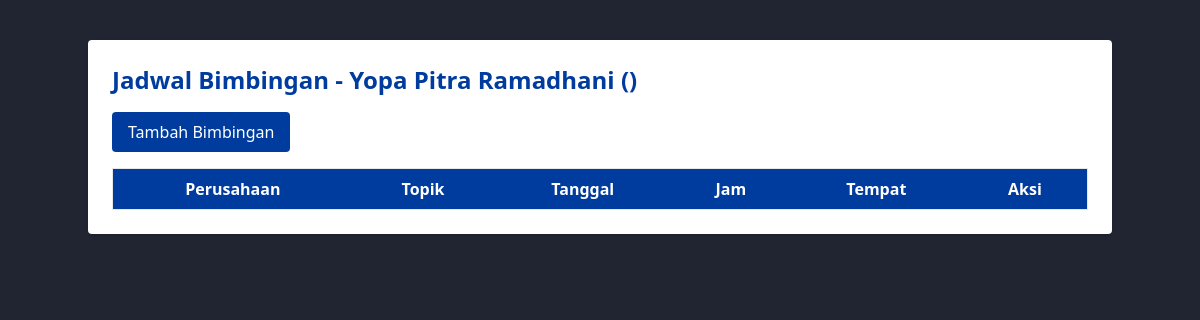
Page /dashboard/dashboard-dosen/jadwal-bimbingan/index.php?id_mhs=kjecUgAq on the earlier database version.
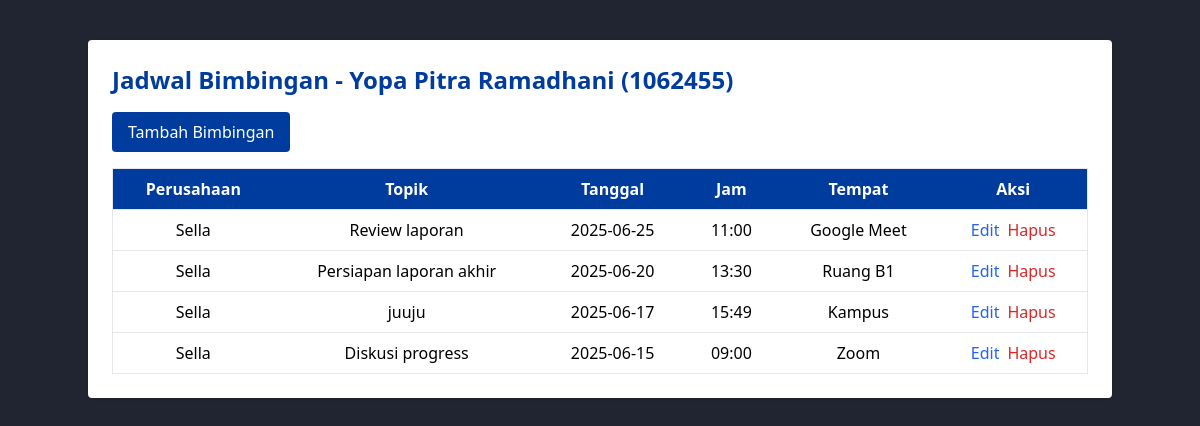
Same page on the later database version.
### tables this page shows
CREATE TABLE `mahasiswa` (
  `id_mhs` varchar(20) NOT NULL,
  `id_user` varchar(20) DEFAULT NULL,
  `profil` varchar(255) DEFAULT NULL,
  `nama` varchar(255) DEFAULT NULL,
  `npm` varchar(255) DEFAULT NULL,
  `jenis_kelamin` enum('Laki-laki','Perempuan') DEFAULT NULL,
  `tempat_lahir` varchar(255) DEFAULT NULL,
  `tanggal_lahir` date DEFAULT NULL,
  `agama` enum('Islam','Kristen','Katolik','Buddha','Hindu','Konghucu') DEFAULT NULL,
  `provinsi` varchar(255) DEFAULT NULL,
  `kabupaten` varchar(255) DEFAULT NULL,
  `kecamatan` varchar(255) DEFAULT NULL,
  `desa` varchar(255) DEFAULT NULL,
  `alamat` text,
  `universitas` text,
  `status` enum('Sedang Magang','Tidak Magang') DEFAULT 'Tidak Magang',
  `created_at` timestamp NULL DEFAULT CURRENT_TIMESTAMP,
  `updated_at` timestamp NULL DEFAULT CURRENT_TIMESTAMP
);

CREATE TABLE `bimbingan` (
  `id_bimbingan` bigint UNSIGNED NOT NULL,
  `id_magang` varchar(20) DEFAULT NULL,
  `topik_bimbingan` varchar(250) NOT NULL,
  `tanggal` date DEFAULT NULL,
  `jam` time DEFAULT NULL,
  `tempat` varchar(100) DEFAULT NULL
);

CREATE TABLE `perusahaan` (
  `id_perusahaan` varchar(20) NOT NULL,
  `id_user` varchar(20) DEFAULT NULL,
  `logo` varchar(255) DEFAULT NULL,
  `nama_perusahaan` varchar(255) DEFAULT NULL,
  `alamat` varchar(255) DEFAULT NULL,
  `email_perusahaan` varchar(255) DEFAULT NULL,
  `provinsi` varchar(255) DEFAULT NULL,
  `kabupaten` varchar(255) DEFAULT NULL,
  `kecamatan` varchar(255) DEFAULT NULL,
  `desa` varchar(255) DEFAULT NULL,
  `created_at` timestamp NOT NULL DEFAULT CURRENT_TIMESTAMP,
  `updated_at` timestamp NOT NULL DEFAULT CURRENT_TIMESTAMP
);

### dashboard/dashboard-dosen/jadwal-bimbingan/index.php (the view, shortened to what this page needs)
<?php
include '../../../db.php';
$idMhs = $_GET['id_mhs'] ?? null;
$queryMhs = "SELECT * FROM mahasiswa WHERE id_mhs = '$idMhs'";
$dataMhs = mysqli_fetch_assoc(mysqli_query($connect, $queryMhs));
$queryBimbingan = "
    SELECT
        bimbingan.*,
        perusahaan.nama_perusahaan
    FROM bimbingan
    JOIN magang ON magang.id_magang = bimbingan.id_magang
    JOIN lowongan ON lowongan.id_lowongan = magang.id_lowongan
    JOIN perusahaan ON perusahaan.id_perusahaan = lowongan.id_perusahaan
    WHERE magang.id_mhs = '$idMhs'
    ORDER BY bimbingan.tanggal DESC
";
$resultBimbingan = mysqli_query($connect, $queryBimbingan);
?>
<!DOCTYPE html>
<html lang="en">
<head>
    <script src="https://cdn.tailwindcss.com"></script>
</head>
<body class="bg-[#1d222efb] text-black">
    <div class="max-w-5xl mx-auto py-10">
        <div class="bg-white p-6 rounded shadow">
            <h1 class="text-2xl font-bold text-[#003c9e] mb-4">Jadwal Bimbingan -
                <?= htmlspecialchars($dataMhs['nama']) ?> (<?= htmlspecialchars($dataMhs['npm']) ?>)</h1>
            <button onclick="document.getElementById('modalTambah').classList.remove('hidden')"
                class="bg-[#003c9e] text-white px-4 py-2 rounded mb-4">Tambah Bimbingan</button>
            <table class="w-full table-auto border">
                <thead class="bg-[#003c9e] text-white">
                    <tr>
                        <th class="px-4 py-2">Perusahaan</th>
                        <th class="px-4 py-2">Topik</th>
                        <th class="px-4 py-2">Tanggal</th>
                        <th class="px-4 py-2">Jam</th>
                        <th class="px-4 py-2">Tempat</th>
                        <th class="px-4 py-2">Aksi</th>
                    </tr>
                </thead>
                <tbody>
                    <?php while ($b = mysqli_fetch_assoc($resultBimbingan)): ?>
                    <tr class="border text-center">
                        <td class="px-4 py-2"><?= htmlspecialchars($b['nama_perusahaan']) ?></td>
                        <td class="px-4 py-2"><?= htmlspecialchars($b['topik_bimbingan']) ?></td>
                        <td class="px-4 py-2"><?= htmlspecialchars($b['tanggal']) ?></td>
                        <td class="px-4 py-2"><?= substr($b['jam'], 0, 5) ?></td>
                        <td class="px-4 py-2"><?= htmlspecialchars($b['tempat']) ?></td>
                        <td class="px-4 py-2 flex justify-center gap-2">
                            <button onclick='editData(<?= json_encode($b) ?>)'
                                class="text-blue-600 hover:underline">Edit</button>
                            <form method="post">
                                <button name="submit_hapus" class="text-red-600 hover:underline"
                                    onclick="return confirm('Yakin ingin menghapus?')">Hapus</button>
                            </form>
                        </td>
                    </tr>
                    <?php endwhile; ?>
                </tbody>
            </table>
        </div>
    </div>
</body>
</html>

Differences in the rows shown:
changed mahasiswa "Yopa Pitra Ramadhani": npm (not shown) → "1062455"
added bimbingan: perusahaan.nama_perusahaan "Sella", topik_bimbingan "Review laporan", tanggal "2025-06-25", jam "11:00", tempat "Google Meet"
added bimbingan: perusahaan.nama_perusahaan "Sella", topik_bimbingan "Persiapan laporan akhir", tanggal "2025-06-20", jam "13:30", tempat "Ruang B1"
added bimbingan: perusahaan.nama_perusahaan "Sella", topik_bimbingan "juuju", tanggal "2025-06-17", jam "15:49", tempat "Kampus"
added bimbingan: perusahaan.nama_perusahaan "Sella", topik_bimbingan "Diskusi progress", tanggal "2025-06-15", jam "09:00", tempat "Zoom"
